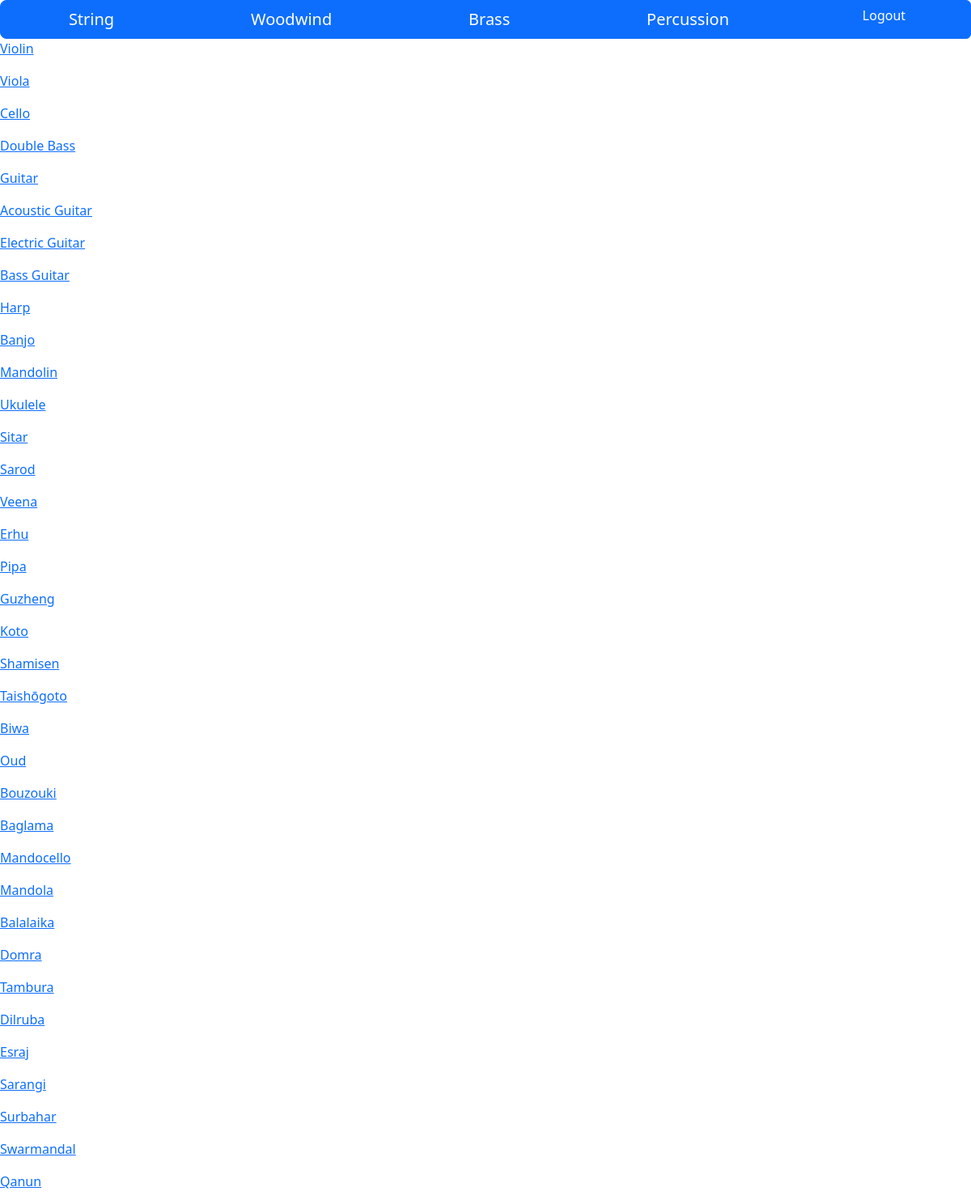
Page /string on the committed database.
### tables this page shows
CREATE TABLE Instrument (id INTEGER PRIMARY KEY, name TEXT, familyid INTEGER REFERENCES InstrumentFamily (id), description TEXT, image TEXT, recording TEXT);

### routes.py (the view)
@app.route('/string')
def string():
    conn = sqlite3.connect('instruments.db')
    cursor = conn.cursor()
    cursor.execute("SELECT * FROM Instrument WHERE familyid = 1")
    string = cursor.fetchall()
    print(string)
    return render_template("string.html", results=string)

### templates/string.html
{% extends 'layout.html' %}
{% block content %}
  {% for string in results %}
    <p>
      <a href="/instrument/{{string[0]}}">{{ string[1] }}</a>
    </p>
  {% endfor %}
{% endblock %}

### static/style.css (style rules this page uses)
body { font-family: "Sedan SC"; color:rgb(0, 0, 0); background-color:rgb(194, 123, 57); }
p { color:rgb(0, 0, 0); }

### rows in the picture
Instrument: name "Violin"
Instrument: name "Viola"
Instrument: name "Cello"
Instrument: name "Double Bass"
Instrument: name "Guitar"
Instrument: name "Acoustic Guitar"
Instrument: name "Electric Guitar"
Instrument: name "Bass Guitar"
Instrument: name "Harp"
Instrument: name "Banjo"
Instrument: name "Mandolin"
Instrument: name "Ukulele"
Instrument: name "Sitar"
Instrument: name "Sarod"
Instrument: name "Veena"
Instrument: name "Erhu"
Instrument: name "Pipa"
Instrument: name "Guzheng"
Instrument: name "Koto"
Instrument: name "Shamisen"
Instrument: name "Taishōgoto"
Instrument: name "Biwa"
Instrument: name "Oud"
Instrument: name "Bouzouki"
Instrument: name "Baglama"
Instrument: name "Mandocello"
Instrument: name "Mandola"
Instrument: name "Balalaika"
Instrument: name "Domra"
Instrument: name "Tambura"
Instrument: name "Dilruba"
Instrument: name "Esraj"
Instrument: name "Sarangi"
Instrument: name "Surbahar"
Instrument: name "Swarmandal"
Instrument: name "Qanun"
